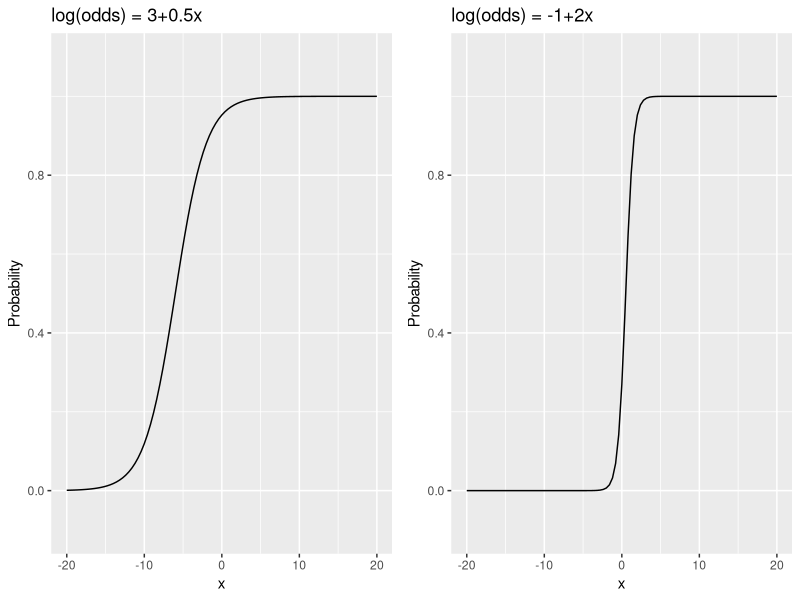
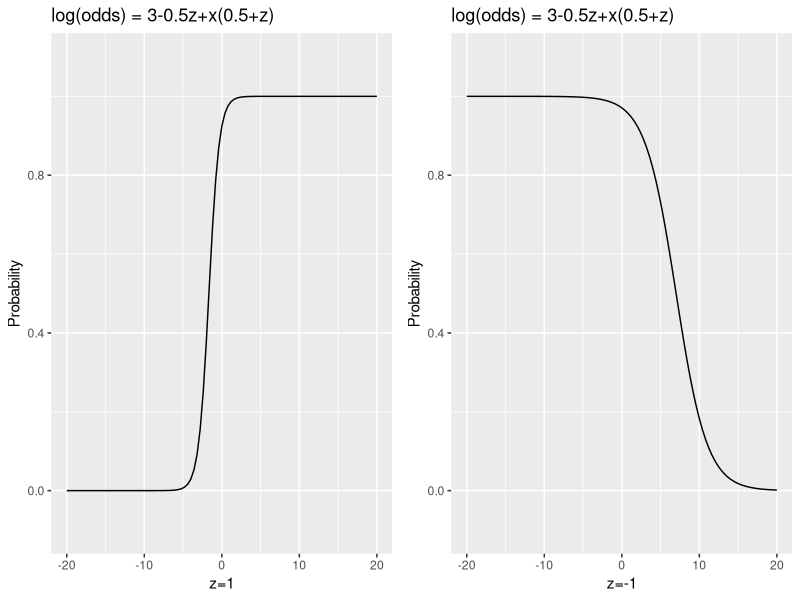

Source code (R) for these figures, in order:
## ---- chunk 1
library(ggplot2)
library(gridExtra)
## ---- chunk 2
g <- ggplot( data.frame(x=c(-20,20)), aes(x)) +
      stat_function(fun=function(x) exp(3+0.5*x)/(1+exp(3+0.5*x))) +
      coord_cartesian(xlim=c(-20,20),ylim=c(-.1,1.1)) +
      labs(title='log(odds) = 3+0.5x',y='Probability')

f <- ggplot( data.frame(x=c(-20,20)), aes(x)) +
      stat_function(fun=function(x) exp(-1+2*x)/(1+exp(-1+2*x))) +
      coord_cartesian(xlim=c(-20,20),ylim=c(-.1,1.1)) +
      labs(title='log(odds) = -1+2x',y='Probability')
grid.arrange(g,f,ncol=2)
## ---- chunk 3
h <- ggplot( data.frame(x=c(-20,20)), aes(x)) +
      stat_function(fun=function(x) exp(2.5+1.5*x)/(1+exp(2.5+1.5*x))) +
      coord_cartesian(xlim=c(-20,20),ylim=c(-.1,1.1)) +
      labs(title='log(odds) = 3-0.5z+x(0.5+z)',y='Probability',x='z=1')

j <- ggplot( data.frame(x=c(-20,20)), aes(x)) +
      stat_function(fun=function(x) exp(3.5-0.5*x)/(1+exp(3.5-0.5*x))) +
      coord_cartesian(xlim=c(-20,20),ylim=c(-.1,1.1)) +
      labs(title='log(odds) = 3-0.5z+x(0.5+z)',y='Probability',x='z=-1')
grid.arrange(h,j,ncol=2)
